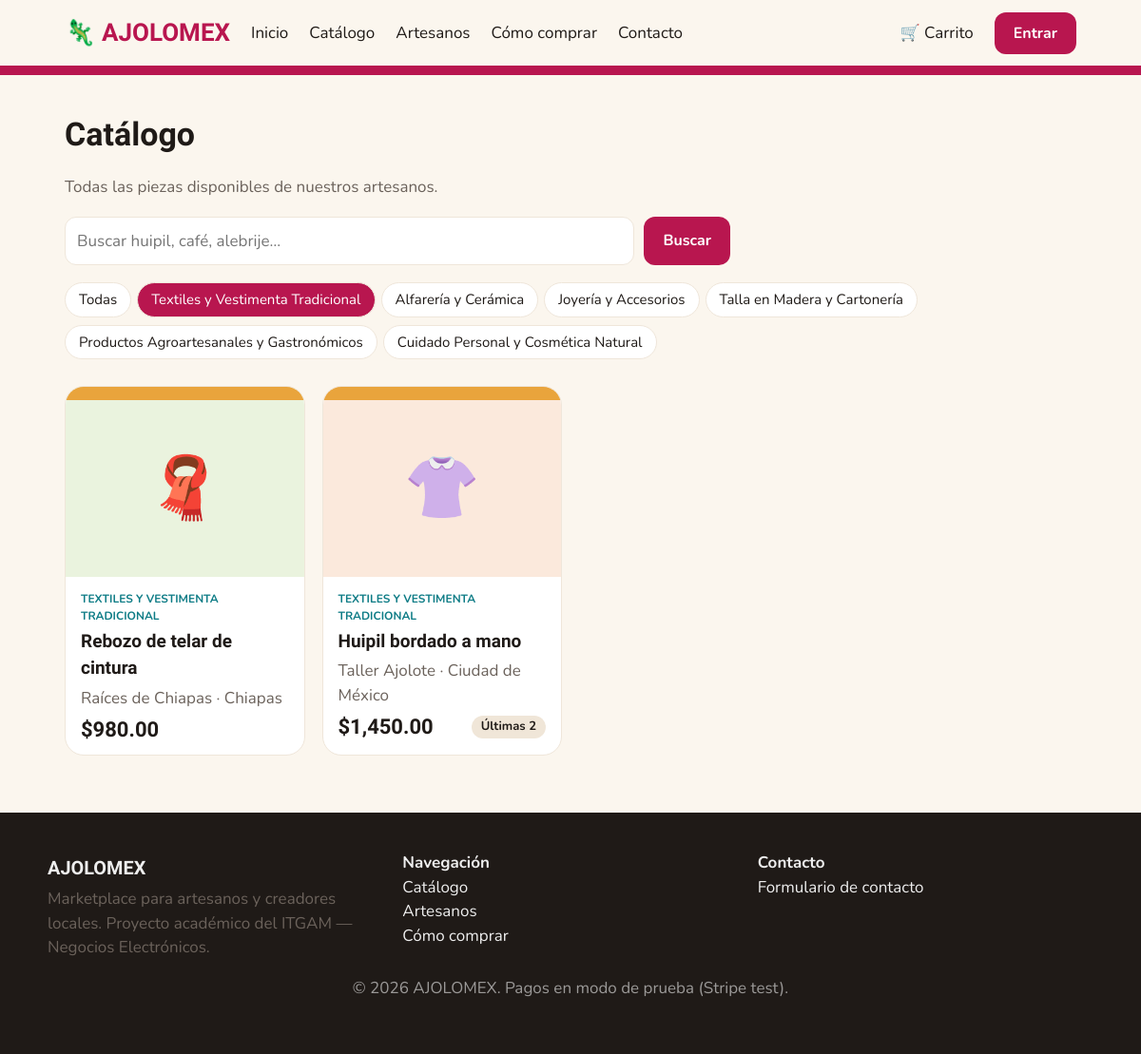
Page /catalogo.php?c=0 on the committed database.
### tables this page shows
CREATE TABLE productos(id INT AUTO_INCREMENT PRIMARY KEY,artesano_id INT NOT NULL,categoria TINYINT NOT NULL,nombre VARCHAR(160) NOT NULL,descripcion TEXT,precio DECIMAL(10,2) NOT NULL,stock INT NOT NULL DEFAULT 0,icono VARCHAR(8) DEFAULT '🎁',activo TINYINT(1) DEFAULT 1,FOREIGN KEY(artesano_id) REFERENCES artesanos(id));

CREATE TABLE artesanos(id INT AUTO_INCREMENT PRIMARY KEY,usuario_id INT NULL,nombre VARCHAR(120) NOT NULL,estado VARCHAR(80) NOT NULL,descripcion VARCHAR(255) DEFAULT 'Tienda de demostración de AJOLOMEX.',FOREIGN KEY(usuario_id) REFERENCES usuarios(id) ON DELETE SET NULL);

### inc.php (the view, shortened to what this page needs)
<?php
$db=new mysqli(DB_HOST,DB_USER,DB_PASS,DB_NAME); $db->set_charset('utf8mb4');
function q($sql,$t='',...$p){global $db;$s=$db->prepare($sql);if($p)$s->bind_param($t,...$p);$s->execute();return $s;}
function rows($sql,$t='',...$p){return q($sql,$t,...$p)->get_result()->fetch_all(MYSQLI_ASSOC);}
function e($s){return htmlspecialchars((string)$s,ENT_QUOTES,'UTF-8');}
function money($n){return '$'.number_format((float)$n,2);}
function user(){static $u=false;if($u===false)$u=isset($_SESSION['uid'])?row('SELECT id,nombre,email,rol FROM usuarios WHERE id=?','i',$_SESSION['uid']):null;return $u;}
function cartCount(){return array_sum($_SESSION['cart']??[]);}
function head($t='AJOLOMEX'){$u=user();$n=cartCount();echo '<!DOCTYPE html><html lang="es"><head><meta charset="utf-8"><meta name="viewport" content="width=device-width,initial-scale=1"><title>'.e($t).' · AJOLOMEX</title><link href="https://fonts.googleapis.com/css2?family=Baloo+2:wght@600;800&family=Nunito:wght@400;600;700&display=swap" rel="stylesheet"><link rel="stylesheet" href="assets/ajolomex.css"></head><body><header><nav><a class="logo" href="index.php">🦎 AJOLOMEX</a><a href="index.php">Inicio</a><a href="catalogo.php">Catálogo</a><a href="artesanos.php">Artesanos</a><a href="como-comprar.php">Cómo comprar</a><a href="contacto.php">Contacto</a><span class="sp"></span><a href="carrito.php">🛒 Carrito'.($n?" ($n)":'').'</a>';
if($u){echo '<a href="pedidos.php">👤 '.e(explode(' ',$u['nombre'])[0]).'</a>';if(in_array($u['rol'],['artesano','admin']))echo '<a href="artesano.php">Mi tienda</a>';if($u['rol']=='admin')echo '<a href="admin.php">Admin</a>';echo '<a href="logout.php">Salir</a>';}else echo '<a class="btn" href="login.php">Entrar</a>';
echo '</nav></header><main class="wrap">';}
function foot(){echo '</main><footer><div><section><h3>AJOLOMEX</h3><span class="mut">Marketplace para artesanos y creadores locales. Proyecto académico del ITGAM — Negocios Electrónicos.</span></section><section><b>Navegación</b><br><a href="catalogo.php">Catálogo</a><br><a href="artesanos.php">Artesanos</a><br><a href="como-comprar.php">Cómo comprar</a></section><section><b>Contacto</b><br><a href="contacto.php">Formulario de contacto</a></section></div><p style="text-align:center;opacity:.6">© 2026 AJOLOMEX. Pagos en modo de prueba (Stripe test).</p></footer></body></html>';}
function pcard($p){$h=[ '#f1e1d6','#fbe9dc','#ede0d4','#efe3f7','#dff0f3','#eaf3de','#dff1e6','#fde3ef'][$p['id']%8];return '<a class="card pc" href="producto.php?id='.$p['id'].'"><div class="im" style="background:'.$h.'">'.e($p['icono']).'</div><div class="bd"><div class="cat">'.e(CATS[$p['categoria']]).'</div><h3>'.e($p['nombre']).'</h3><div class="mut">'.e($p['an']).' · '.e($p['ae']).'</div><div class="fl"><span class="price">'.money($p['precio']).'</span>'.($p['stock']<=3?'<span class="tag">Últimas '.$p['stock'].'</span>':'').'</div></div></a>';}

### catalogo.php
<?php require 'inc.php'; head('Catálogo');
$c=isset($_GET['c'])&&$_GET['c']!==''?(int)$_GET['c']:-1;$s='%'.($_GET['q']??'').'%';
$L=rows('SELECT p.*,a.nombre an,a.estado ae FROM productos p JOIN artesanos a ON a.id=p.artesano_id WHERE p.activo=1 AND (?=-1 OR p.categoria=?) AND p.nombre LIKE ? ORDER BY p.id','iis',$c,$c,$s);?>
<h1>Catálogo</h1><p class="mut">Todas las piezas disponibles de nuestros artesanos.</p>
<form style="display:flex;gap:10px;max-width:700px;margin:18px 0"><input name="q" placeholder="Buscar huipil, café, alebrije…" value="<?=e($_GET['q']??'')?>"><button class="btn">Buscar</button></form>
<div><a class="chip <?=$c<0?'on':''?>" href="catalogo.php">Todas</a><?php foreach(CATS as $i=>$n)echo '<a class="chip '.($c===$i?'on':'').'" href="catalogo.php?c='.$i.'">'.e($n).'</a>';?></div>
<div class="grid" style="margin-top:20px"><?php foreach($L as $p)echo pcard($p); if(!$L)echo '<p>No hay resultados.</p>';?></div><?php foot();

### assets/ajolomex.css (style rules this page uses)
:root { --bg:#FBF6EE;--card:#fff;--ink:#1f1a17;--mut:#6b625b;--pink:#B8164F;--teal:#0E7C86;--beige:#F0E6D8;--line:#efe6da;--green:#1e8e4e;color-scheme:light }
* { box-sizing:border-box }
body { margin:0;background:var(--bg);color:var(--ink);font:400 17px/1.5 Nunito,system-ui,sans-serif }
h1,h2,h3,.logo { font-family:'Baloo 2',Nunito,sans-serif;font-weight:800;margin:.2em 0 }
a { color:inherit;text-decoration:none }
header { position:sticky;top:0;z-index:5;background:var(--bg);border-bottom:10px solid var(--pink) }
nav { max-width:1100px;margin:auto;padding:10px 18px;display:flex;gap:22px;align-items:center;flex-wrap:wrap }
nav .logo { color:var(--pink);font-size:26px }
.wrap { max-width:1100px;margin:auto;padding:30px 18px 60px;min-height:70vh }
.mut { color:var(--mut) }
.btn { display:inline-block;background:var(--pink);color:#fff;border:0;border-radius:12px;padding:11px 20px;font:700 16px Nunito;cursor:pointer }
.card { background:var(--card);border:1px solid var(--line);border-radius:20px;padding:22px }
.grid { display:grid;gap:18px;grid-template-columns:repeat(auto-fill,minmax(230px,1fr)) }
.pc { display:block;overflow:hidden;padding:0 }
.pc .im { height:200px;display:grid;place-items:center;font-size:64px;border-top:14px solid #e9a43c }
.pc .bd { padding:14px 16px }
.pc h3 { font-size:19px }
.cat { color:var(--teal);font-size:12px;font-weight:700;text-transform:uppercase }
.fl { display:flex;justify-content:space-between;align-items:center;margin-top:8px }
.price { font:800 22px 'Baloo 2' }
.tag { background:var(--beige);border-radius:20px;padding:2px 10px;font-size:13px;font-weight:700 }
.chip { display:inline-block;border:1px solid var(--line);background:var(--card);border-radius:20px;padding:6px 14px;margin:0 6px 8px 0;font-size:15px }
.chip.on { background:var(--pink);color:#fff }
input,select,textarea { width:100%;padding:12px;border:1px solid var(--line);border-radius:12px;font:inherit;background:var(--card);color:var(--ink) }
footer { background:#1f1a17;color:#eee;padding:40px 18px }
footer div { max-width:1100px;margin:auto;display:grid;grid-template-columns:repeat(auto-fit,minmax(220px,1fr));gap:20px }

### rows in the picture
productos: icono "🧣", categoria "TEXTILES Y VESTIMENTA TRADICIONAL", nombre "Rebozo de telar de cintura", artesano.nombre "Raíces de Chiapas", artesano.estado "Chiapas", precio "$980.00"
productos: icono "👚", categoria "TEXTILES Y VESTIMENTA TRADICIONAL", nombre "Huipil bordado a mano", artesano.nombre "Taller Ajolote", artesano.estado "Ciudad de México", precio "$1,450.00", stock "2"

### other values in the picture
$n "Textiles y Vestimenta Tradicional"
$n "Alfarería y Cerámica"
$n "Joyería y Accesorios"
$n "Talla en Madera y Cartonería"
$n "Productos Agroartesanales y Gastronómicos"
$n "Cuidado Personal y Cosmética Natural"
